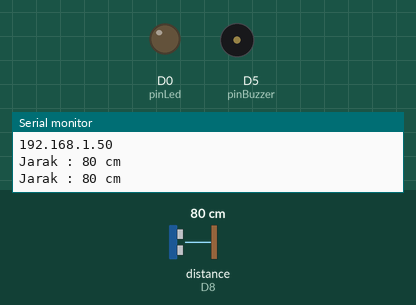
The sketch below on a simulated ESP8266 (NodeMCU). On the bench: output pins drawn as LEDs (lit = HIGH), buzzer (waves = sounding, pin HIGH), the last lines printed to the serial monitor. Wiring (inferred from the names in the program): ultrasonic range finder: trigger D7; echo D8. Inputs (shaded band) come from the test bench; at power-on: distance to the obstacle (sensor on D8) 80 cm. The echo pulse lasts 58.3 µs per cm; WiFi joins after 1.5 s; servers stay silent unless stated; uploads are accepted with an empty reply; pins used as bus, display or sensor lines are not drawn.

Above: at 2.7 s.
2.8 s: distance to the obstacle (sensor on D8) set to 22 cm
4.3 s: distance to the obstacle (sensor on D8) set to 18 cm
At 5.2 s:
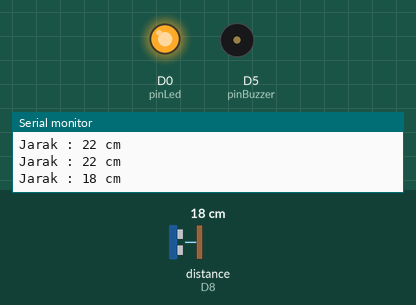
At 7.67 s:
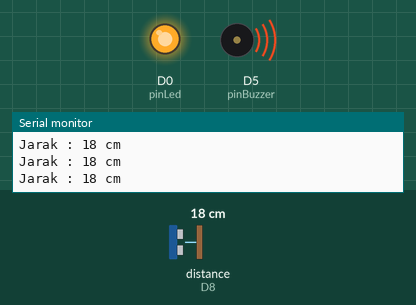
7.8 s: distance to the obstacle (sensor on D8) set to 35 cm
At 9.5 s:
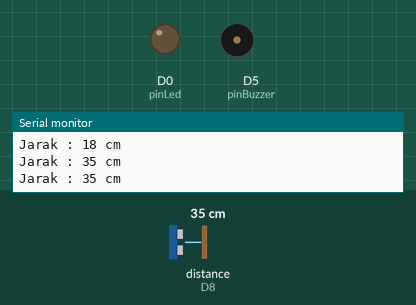
Timing chart, 0 to 11.0 s (numbered marks = the images above; inputs shaded):
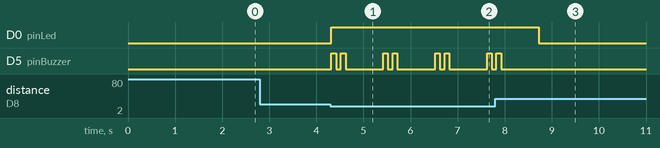

The sketch:

uas1.ino
```cpp
#include <SoftwareSerial.h>
#include <ESP8266WiFi.h>
#include <ESP8266HTTPClient.h>

#define pinEcho D8
#define pinTrig D7
#define pinLed D0
#define pinBuzzer D5
// Replace with your network credentials
const char* ssid     = "iPhone";
const char* password = "12345678";

WiFiClient wifiClient;

long durasi, jarak;

void setup() {
  Serial.begin(9600);
  Serial.print("Connecting to ");
  Serial.println(ssid);
  pinMode(pinTrig, OUTPUT);
  pinMode(pinEcho, INPUT);
  pinMode(pinLed, OUTPUT);
  pinMode(pinBuzzer, OUTPUT);
  WiFi.begin(ssid, password);
  while (WiFi.status() != WL_CONNECTED) {
    delay(500);
    Serial.print(".");
  }
  Serial.println("");
  Serial.println("WiFi connected.");
  Serial.println("IP address: ");
  Serial.println(WiFi.localIP());
}

void loop() {

  digitalWrite(pinTrig, LOW);
  delayMicroseconds(2);
  digitalWrite(pinTrig, HIGH);
  delayMicroseconds(10);
  digitalWrite(pinTrig, LOW);

  durasi = pulseIn(pinEcho, HIGH); // Use pinEcho instead of pinTrig
  int jarak = (durasi / 2) / 29.1;
  Serial.print("Jarak : ");
  Serial.print(jarak);
  Serial.println(" cm");

  if (jarak < 20){
    digitalWrite(pinLed, HIGH);
    digitalWrite(pinBuzzer, HIGH);
    delay(100);
    digitalWrite(pinBuzzer, LOW);
    delay(100);
    digitalWrite(pinBuzzer, HIGH);
    delay(100);
    digitalWrite(pinBuzzer, LOW);
    delay(100);
  }
  else {
    digitalWrite(pinBuzzer, LOW);
    digitalWrite(pinLed, LOW);
  }

  if (WiFi.status() == WL_CONNECTED) { //Check WiFi connection status

    HTTPClient http;  //Declare an object of class HTTPClient
    WiFiClient wifiClient;

    String address;
    address = "http://172.20.10.3/ultrasonic/data.php?cm=";
    address += String(jarak);

    http.begin(wifiClient, address);  //Specify request destination

    int httpCode = http.GET();                                  //Send the request
    String payload;
    if (httpCode > 0) { //Check the returning code

        payload = http.getString();   //Get the request response payload
        payload.trim();
        if( payload.length() > 0 ){
           Serial.println(payload + "\n");
        }             //Print the response payload

    }

    http.end();   //Close connection

  }else{
    Serial.print("Not connected to wifi ");Serial.println(ssid);
  }
  delay(500);
}
```

Measured:
- the behaviour switches between 20 and 19 cm on distance to the obstacle (sensor on D8) (found by bisection; images 0 and 1)
- after the input at 4.3 s, D0 (pinLed): LOW → HIGH at once; D5 (pinBuzzer): LOW → HIGH at once, then repeats every 1.1 s: LOW 0.10 s, HIGH 0.10 s, LOW 0.80 s, HIGH 0.10 s
- after the input at 7.8 s, D0 (pinLed): HIGH → LOW after 0.93 s; D5 (pinBuzzer): goes on until 7.9 s, then stays LOW
